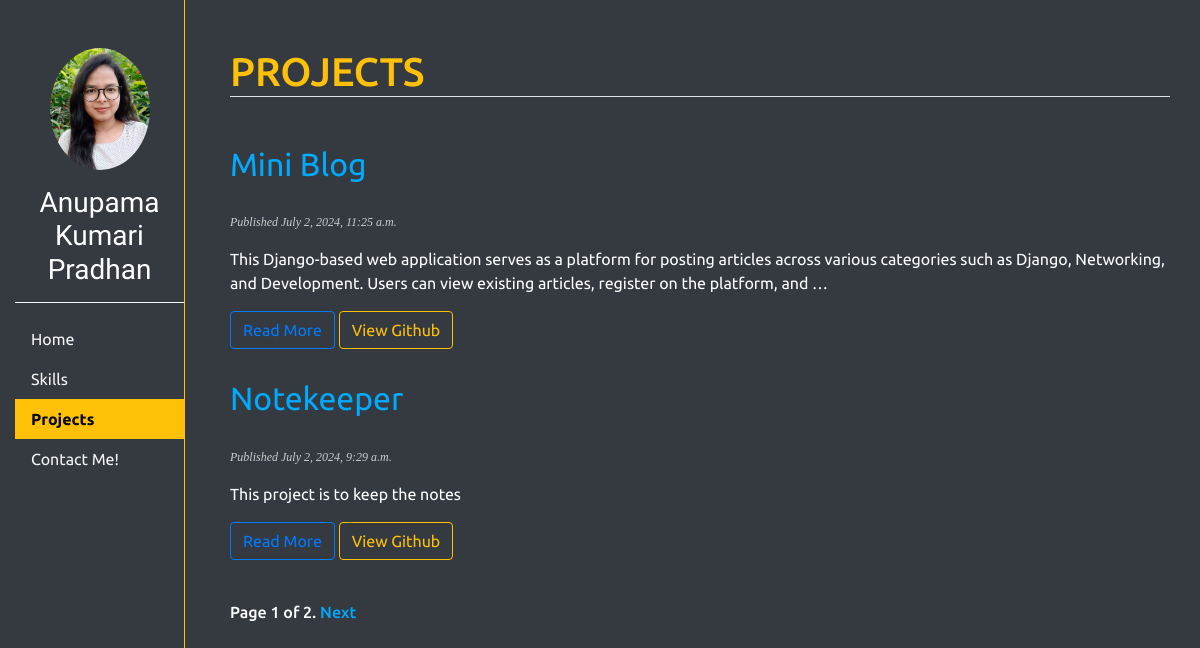
Page /projects/ on the earlier database version.
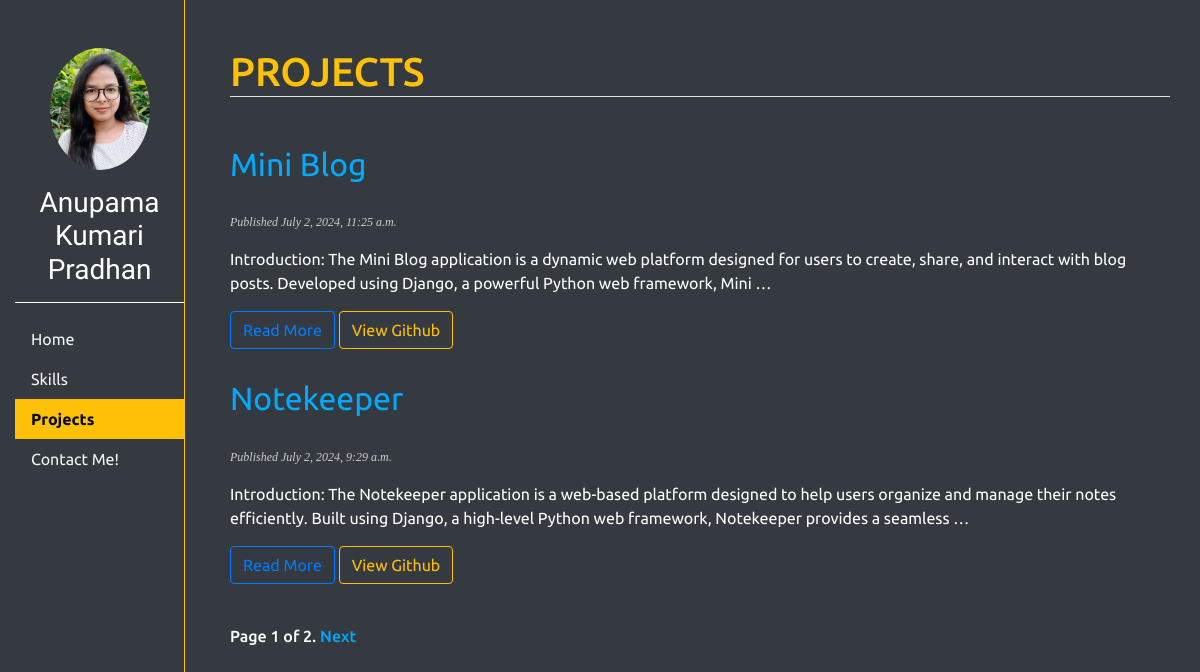
Same page on the later database version.
### myapp/models.py (models this page shows, shortened)
class Project(models.Model):
    class Status(models.TextChoices):
        DRAFT='DF','Draft'
        PUBLISHED='PB','Published'
    title=models.CharField(max_length=200)
    slug=models.SlugField(max_length=200)
    body=models.TextField()
    git_link=models.CharField(max_length=200,default="fghyj")
    netlify_link=models.CharField(max_length=1000,default="iklo")
    publish=models.DateTimeField(default=timezone.now)
    status=models.CharField(max_length=2,choices=Status.choices,default=Status.DRAFT)
    objects=models.Manager()
    published=PublishedManager()
    class Meta:
        ordering=['-publish']
        indexes=[models.Index(fields=['-publish']),]

### myapp/views.py (the view)
# urls.py: path("projects/",views.projects,name="projects"),
def projects(request):
    project_list=Project.published.all()
    paginator=Paginator(project_list,2)
    page_number=request.GET.get('page',1)
    projects=paginator.page(page_number)
    return render(request,"myapp/projects.html",{'projects':projects,'proj':'active'})

### myapp/models.py (called while the page is built)
    def get_queryset(self):
        return super().get_queryset()\
                       .filter(status=Project.Status.PUBLISHED)

### myapp/templates/myapp/projects.html (shortened to what this page needs)
{% extends 'base.html' %}
{% block content %}
<div class="container mt-5">
      <h1 class="text-warning mb-5 border-bottom">PROJECTS</h1>
   {% for project in projects %}
   <h2 class="text-white">
    <a href="{% url 'detail' project.id %}">{{project.title}}</a>
   </h2>
   <p class="date">
    Published {{project.publish}}
   </p>
   {{project.body|truncatewords:30|linebreaks}}
   <a href="{% url 'detail' project.id %}" class="btn btn-outline-primary">Read More</a>
   <a href="{{project.git_link}}" class="btn btn-outline-warning">View Github</a>
   {% endfor %}
   {% include "myapp/pagination.html" with page=projects %}
</div>
{% endblock content %}

### myapp/templates/base.html (shortened to what this page needs)
{% load static %}
<!DOCTYPE html>
<html lang="en">
<head>
    <link rel="stylesheet" href="{% static 'myapp/css/all.min.css' %}">
    <link rel="stylesheet" href="{% static 'myapp/css/bootstrap.css' %}">
    <link rel="stylesheet"  href="{% static 'myapp/css/style.css' %}">
</head>
<body>
    <div class="container-fluid bg-dark">
        <div class="row">
            <div class="col-sm-2">
                  {% include 'sidebar.html' %}
            </div>
            <div class="col-sm-10">
                {% block content %}{% endblock content %}
            </div>
        </div>
    </div>
</body>
</html>

### myapp/templates/sidebar.html (shortened to what this page needs)
{% load static %}
<div class="border-right border-warning h-100">
    <div class="text-center">
        <img src="{% static 'myapp/images/propic1.jpg' %}" alt="profilepic" class="img-fluid rounded-circle mt-5" width="100px" height="100px">
        <h3 class="text-white mt-3 st-font">Anupama Kumari Pradhan</h3>
    </div>
    <hr class="border-light">
    <nav class="nav flex-column">
        <a class="nav-link {{home}}" href="{% url 'home' %}">Home</a>
        <a class="nav-link {{skill}}" href="{% url 'skill' %}">Skills</a>
        <a class="nav-link {{proj}}" href="{% url 'projects' %}">Projects</a>
        <a class="nav-link {{contact}}" href="{% url 'contact' %}">Contact Me!</a>
    </nav>
</div>

### myapp/templates/myapp/pagination.html (shortened to what this page needs)
<div class="pagination">
    <span class="step-links">
        <span class="current">
            Page {{page.number}} of {{page.paginator.num_pages}}.
        </span>
        {% if page.has_next %}
        <a href="?page={{page.next_page_number}}">Next</a>
        {% endif %}
    </span>
</div>

### myapp/static/myapp/css/style.css (style rules this page uses)
html,body { height: 100%; font-family: "Ubuntu", sans-serif; font-weight: 400; font-style: normal; color: white; }
.container-fluid { min-height: 100%; }
.st-font { font-family: "Satisfy", cursive; font-style: normal; }
h2 { font-weight: normal; margin: 30px 0; }
a { color: #00abff; text-decoration: none; }
p.date { color: #ccc; font-family: Georgia, 'Times New Roman', Times, serif; font-size: 12px; font-style: italic; }
.pagination { margin:40px 0; font-weight: 500; }
a.nav-link { color: whitesmoke; }
a.nav-link.active { color: rgb(8, 8, 8); background-color: #ffc107; font-weight: bold; }

Differences in the rows shown:
changed Project "Mini Blog": body "This Django-based web application serves as a platform for posting articles across various categories such as Django, Networking, and Development. Users can view existing articles, register on the platform, and …" → "Introduction: The Mini Blog application is a dynamic web platform designed for users to create, share, and interact with blog posts. Developed using Django, a powerful Python web framework, Mini …"
changed Project "Notekeeper": body "This project is to keep the notes" → "Introduction: The Notekeeper application is a web-based platform designed to help users organize and manage their notes efficiently. Built using Django, a high-level Python web framework, Notekeeper provides a seamless …"
